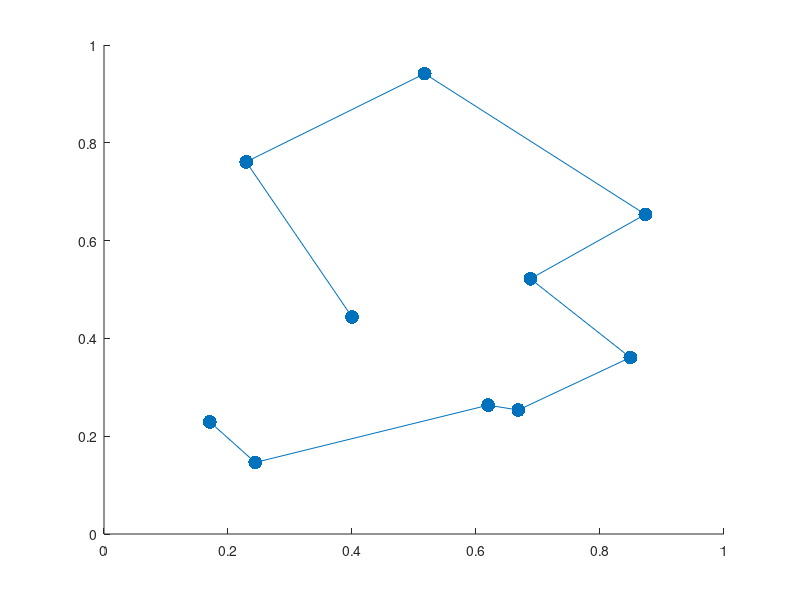

The MATLAB source for this figure: (Note: this script raises an error after producing the figure.)
%% Section 4.1
%Classifying animals
clear all;clc;close all
load animals.dat

nodes = 100;
attributes = 84;
eta = 0.2;
props = reshape(animals,attributes,length(animals)/attributes)';
weights = double(rand(nodes,attributes)>0.5);
dist_list = zeros(100,32);
for epoch = 1:20
    for animal = 1:32
        diff = repmat(props(animal,:),[nodes,1])-weights;
        dist = sqrt(sum((diff).^2,2));
        [bestDist, bestInd] = min(dist);
        neib_size = (50-round(2.5*epoch));
        idx=[max(1,bestInd-neib_size):min(100,bestInd+neib_size)]';
        weights(idx,:) = weights(idx,:) + eta*(diff(idx,:));
        dist_list(:,animal) = dist;
        %plot(dist_list(:,[2,11,18]))
        %pause(0.1)
    end
end

animalNames = textread('animalnames.txt','%s', 'delimiter','\n','whitespace','');
animalNames = regexprep(animalNames,'[''\t]','');
order = [];
for animal = 1:32
    testdiff = repmat(props(animal,:),[nodes,1])-weights;
    testdist = sqrt(sum((testdiff).^2,2));
    [bestDist,idx] = min(testdist);
    order = [order;idx];
end
[index, anim_order] = sort(order,'descend');
animalNames(anim_order)

%% Section 4.2
%Travelling Salesman Problem
clear all;clc;close all
load cities.dat

nodes = 10;
attributes = 2;
eta = 0.2;
%props = reshape(cities,attributes,length(animals)/attributes)';
props=cities;
weights = double(rand(nodes,attributes)>0.5);
dist_list = zeros(nodes,10);
MAX_EPOCHS = 20;
for epoch = 1:MAX_EPOCHS
    for city = 1:10
        diff = repmat(props(city,:),[nodes,1])-weights;
        dist = sqrt(sum((diff).^2,2));
        [bestDist, bestInd] = min(dist);
        neib_size = (3-round(((3/MAX_EPOCHS)*epoch)^2));
        idx=(bestInd-neib_size:bestInd+neib_size)';
        idx = mod(10+idx-1,10)+1;
        weights(idx,:) = weights(idx,:) + eta*(diff(idx,:));
        dist_list(:,city) = dist;
        %plot(dist_list(:,[2,11,18]))
        %pause(0.1)
    end
end


order = [];
for city = 1:10
    testdiff = repmat(props(city,:),[nodes,1])-weights;
    testdist = sqrt(sum((testdiff).^2,2));
    [bestDist,idx] = min(testdist);
    order = [order;idx];
end
[index, city_order] = sort(order,'ascend');
new_cities=cities(city_order,:);

hold on
scatter(cities(:,1),cities(:,2),100,'fill','blue')
line(new_cities(:,1),new_cities(:,2))
scatter(weights(:,1),weights(:,2),'d','red','fill')

